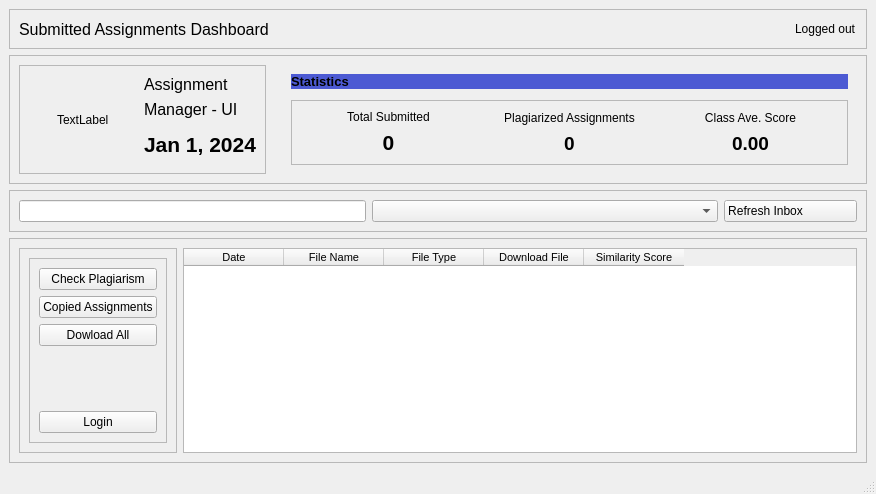
<?xml version="1.0" encoding="UTF-8"?>
<ui version="4.0">
 <class>Dashboard</class>
 <widget class="QMainWindow" name="Dashboard">
  <property name="geometry">
   <rect>
    <x>0</x>
    <y>0</y>
    <width>876</width>
    <height>494</height>
   </rect>
  </property>
  <property name="maximumSize">
   <size>
    <width>16777215</width>
    <height>16777215</height>
   </size>
  </property>
  <property name="windowTitle">
   <string>Dashboard</string>
  </property>
  <widget class="QWidget" name="centralwidget">
   <layout class="QVBoxLayout" name="verticalLayout_11">
    <item>
     <widget class="QFrame" name="frame_4">
      <property name="sizePolicy">
       <sizepolicy hsizetype="MinimumExpanding" vsizetype="Preferred">
        <horstretch>0</horstretch>
        <verstretch>0</verstretch>
       </sizepolicy>
      </property>
      <property name="frameShape">
       <enum>QFrame::Shape::StyledPanel</enum>
      </property>
      <property name="frameShadow">
       <enum>QFrame::Shadow::Raised</enum>
      </property>
      <layout class="QHBoxLayout" name="horizontalLayout_6">
       <item>
        <widget class="QLabel" name="label_9">
         <property name="font">
          <font>
           <pointsize>12</pointsize>
          </font>
         </property>
         <property name="text">
          <string>Submitted Assignments Dashboard</string>
         </property>
        </widget>
       </item>
       <item>
        <spacer name="horizontalSpacer_4">
         <property name="orientation">
          <enum>Qt::Orientation::Horizontal</enum>
         </property>
         <property name="sizeHint" stdset="0">
          <size>
           <width>40</width>
           <height>20</height>
          </size>
         </property>
        </spacer>
       </item>
       <item>
        <widget class="QLabel" name="logged_in_as_Label">
         <property name="sizePolicy">
          <sizepolicy hsizetype="Preferred" vsizetype="Preferred">
           <horstretch>0</horstretch>
           <verstretch>0</verstretch>
          </sizepolicy>
         </property>
         <property name="text">
          <string>Logged out</string>
         </property>
        </widget>
       </item>
      </layout>
     </widget>
    </item>
    <item>
     <widget class="QFrame" name="frame_2">
      <property name="frameShape">
       <enum>QFrame::Shape::StyledPanel</enum>
      </property>
      <property name="frameShadow">
       <enum>QFrame::Shadow::Raised</enum>
      </property>
      <layout class="QHBoxLayout" name="horizontalLayout_3" stretch="3,0,7">
       <item>
        <widget class="QFrame" name="frame_3">
         <property name="frameShape">
          <enum>QFrame::Shape::StyledPanel</enum>
         </property>
         <property name="frameShadow">
          <enum>QFrame::Shadow::Raised</enum>
         </property>
         <layout class="QHBoxLayout" name="horizontalLayout_2">
          <item>
           <spacer name="horizontalSpacer_2">
            <property name="orientation">
             <enum>Qt::Orientation::Horizontal</enum>
            </property>
            <property name="sizeHint" stdset="0">
             <size>
              <width>40</width>
              <height>20</height>
             </size>
            </property>
           </spacer>
          </item>
          <item>
           <widget class="QLabel" name="App_logo">
            <property name="text">
             <string>TextLabel</string>
            </property>
           </widget>
          </item>
          <item>
           <spacer name="horizontalSpacer_3">
            <property name="orientation">
             <enum>Qt::Orientation::Horizontal</enum>
            </property>
            <property name="sizeHint" stdset="0">
             <size>
              <width>40</width>
              <height>20</height>
             </size>
            </property>
           </spacer>
          </item>
          <item>
           <layout class="QVBoxLayout" name="verticalLayout_7">
            <item>
             <layout class="QVBoxLayout" name="verticalLayout_6">
              <item>
               <widget class="QLabel" name="label_8">
                <property name="font">
                 <font>
                  <pointsize>12</pointsize>
                 </font>
                </property>
                <property name="text">
                 <string>Assignment</string>
                </property>
               </widget>
              </item>
              <item>
               <widget class="QLabel" name="label_10">
                <property name="font">
                 <font>
                  <pointsize>12</pointsize>
                 </font>
                </property>
                <property name="text">
                 <string>Manager - UI</string>
                </property>
               </widget>
              </item>
             </layout>
            </item>
            <item>
             <widget class="QLabel" name="date_label">
              <property name="font">
               <font>
                <pointsize>16</pointsize>
                <bold>true</bold>
               </font>
              </property>
              <property name="text">
               <string>Jan 1, 2024</string>
              </property>
             </widget>
            </item>
           </layout>
          </item>
         </layout>
        </widget>
       </item>
       <item>
        <spacer name="horizontalSpacer">
         <property name="orientation">
          <enum>Qt::Orientation::Horizontal</enum>
         </property>
         <property name="sizeType">
          <enum>QSizePolicy::Policy::Preferred</enum>
         </property>
         <property name="sizeHint" stdset="0">
          <size>
           <width>10</width>
           <height>10</height>
          </size>
         </property>
        </spacer>
       </item>
       <item>
        <widget class="QWidget" name="widget" native="true">
         <layout class="QVBoxLayout" name="verticalLayout_4">
          <item>
           <widget class="QLabel" name="label_7">
            <property name="maximumSize">
             <size>
              <width>16777215</width>
              <height>16777215</height>
             </size>
            </property>
            <property name="font">
             <font>
              <family>Segoe UI</family>
              <pointsize>10</pointsize>
              <italic>false</italic>
              <bold>true</bold>
             </font>
            </property>
            <property name="styleSheet">
             <string notr="true">font: 700 10pt &quot;Segoe UI&quot;;
background-color: rgb(76, 90, 211);</string>
            </property>
            <property name="text">
             <string>Statistics</string>
            </property>
           </widget>
          </item>
          <item>
           <spacer name="verticalSpacer">
            <property name="orientation">
             <enum>Qt::Orientation::Vertical</enum>
            </property>
            <property name="sizeType">
             <enum>QSizePolicy::Policy::Preferred</enum>
            </property>
            <property name="sizeHint" stdset="0">
             <size>
              <width>20</width>
              <height>5</height>
             </size>
            </property>
           </spacer>
          </item>
          <item>
           <widget class="QFrame" name="frame">
            <property name="maximumSize">
             <size>
              <width>16777215</width>
              <height>16777215</height>
             </size>
            </property>
            <property name="frameShape">
             <enum>QFrame::Shape::StyledPanel</enum>
            </property>
            <property name="frameShadow">
             <enum>QFrame::Shadow::Raised</enum>
            </property>
            <layout class="QVBoxLayout" name="verticalLayout_5">
             <item>
              <layout class="QHBoxLayout" name="horizontalLayout">
               <item>
                <layout class="QVBoxLayout" name="verticalLayout">
                 <item>
                  <widget class="QLabel" name="label">
                   <property name="text">
                    <string>Total Submitted</string>
                   </property>
                   <property name="alignment">
                    <set>Qt::AlignmentFlag::AlignCenter</set>
                   </property>
                  </widget>
                 </item>
                 <item>
                  <widget class="QLabel" name="total_submitted_assignments_label">
                   <property name="font">
                    <font>
                     <pointsize>16</pointsize>
                     <bold>true</bold>
                    </font>
                   </property>
                   <property name="text">
                    <string>0</string>
                   </property>
                   <property name="alignment">
                    <set>Qt::AlignmentFlag::AlignCenter</set>
                   </property>
                  </widget>
                 </item>
                </layout>
               </item>
               <item>
                <layout class="QVBoxLayout" name="verticalLayout_2">
                 <item>
                  <widget class="QLabel" name="label_2">
                   <property name="text">
                    <string>Plagiarized Assignments</string>
                   </property>
                   <property name="alignment">
                    <set>Qt::AlignmentFlag::AlignCenter</set>
                   </property>
                  </widget>
                 </item>
                 <item>
                  <widget class="QLabel" name="rejected_assignments_label">
                   <property name="font">
                    <font>
                     <pointsize>14</pointsize>
                     <bold>true</bold>
                    </font>
                   </property>
                   <property name="text">
                    <string>0</string>
                   </property>
                   <property name="alignment">
                    <set>Qt::AlignmentFlag::AlignCenter</set>
                   </property>
                  </widget>
                 </item>
                </layout>
               </item>
               <item>
                <layout class="QVBoxLayout" name="verticalLayout_3">
                 <item>
                  <widget class="QLabel" name="label_3">
                   <property name="text">
                    <string>Class Ave. Score</string>
                   </property>
                   <property name="alignment">
                    <set>Qt::AlignmentFlag::AlignCenter</set>
                   </property>
                  </widget>
                 </item>
                 <item>
                  <widget class="QLabel" name="class_average_label">
                   <property name="font">
                    <font>
                     <pointsize>14</pointsize>
                     <bold>true</bold>
                    </font>
                   </property>
                   <property name="text">
                    <string>0.00</string>
                   </property>
                   <property name="alignment">
                    <set>Qt::AlignmentFlag::AlignCenter</set>
                   </property>
                  </widget>
                 </item>
                </layout>
               </item>
              </layout>
             </item>
            </layout>
           </widget>
          </item>
         </layout>
        </widget>
       </item>
      </layout>
     </widget>
    </item>
    <item>
     <widget class="QFrame" name="frame_8">
      <property name="frameShape">
       <enum>QFrame::Shape::StyledPanel</enum>
      </property>
      <property name="frameShadow">
       <enum>QFrame::Shadow::Raised</enum>
      </property>
      <layout class="QHBoxLayout" name="horizontalLayout_5">
       <item>
        <widget class="QLineEdit" name="search_lineEdit">
         <property name="maxLength">
          <number>25000</number>
         </property>
        </widget>
       </item>
       <item>
        <widget class="QComboBox" name="folderComboBox">
         <property name="sizePolicy">
          <sizepolicy hsizetype="Expanding" vsizetype="Fixed">
           <horstretch>0</horstretch>
           <verstretch>0</verstretch>
          </sizepolicy>
         </property>
        </widget>
       </item>
       <item>
        <widget class="QPushButton" name="refresh_pushButton">
         <property name="text">
          <string>Refresh Inbox               </string>
         </property>
        </widget>
       </item>
      </layout>
     </widget>
    </item>
    <item>
     <widget class="QFrame" name="frame_6">
      <property name="frameShape">
       <enum>QFrame::Shape::StyledPanel</enum>
      </property>
      <property name="frameShadow">
       <enum>QFrame::Shadow::Raised</enum>
      </property>
      <layout class="QHBoxLayout" name="horizontalLayout_4" stretch="1,5">
       <item>
        <widget class="QFrame" name="frame_7">
         <property name="frameShape">
          <enum>QFrame::Shape::StyledPanel</enum>
         </property>
         <property name="frameShadow">
          <enum>QFrame::Shadow::Raised</enum>
         </property>
         <layout class="QVBoxLayout" name="verticalLayout_10">
          <item>
           <widget class="QFrame" name="frame_5">
            <property name="frameShape">
             <enum>QFrame::Shape::StyledPanel</enum>
            </property>
            <property name="frameShadow">
             <enum>QFrame::Shadow::Raised</enum>
            </property>
            <layout class="QVBoxLayout" name="verticalLayout_9">
             <item>
              <widget class="QPushButton" name="checkPlagiarism_pushButton">
               <property name="maximumSize">
                <size>
                 <width>416</width>
                 <height>16777215</height>
                </size>
               </property>
               <property name="text">
                <string>Check Plagiarism</string>
               </property>
              </widget>
             </item>
             <item>
              <widget class="QPushButton" name="deletedAssignments_pushButton">
               <property name="text">
                <string>Copied Assignments</string>
               </property>
              </widget>
             </item>
             <item>
              <widget class="QPushButton" name="downloadAll_pushButton">
               <property name="text">
                <string>Dowload All</string>
               </property>
              </widget>
             </item>
             <item>
              <spacer name="verticalSpacer_2">
               <property name="orientation">
                <enum>Qt::Orientation::Vertical</enum>
               </property>
               <property name="sizeHint" stdset="0">
                <size>
                 <width>20</width>
                 <height>40</height>
                </size>
               </property>
              </spacer>
             </item>
             <item>
              <widget class="QPushButton" name="login_pushButton">
               <property name="text">
                <string>Login</string>
               </property>
              </widget>
             </item>
            </layout>
           </widget>
          </item>
         </layout>
        </widget>
       </item>
       <item>
        <widget class="QTableWidget" name="assignments_tableWidget">
         <property name="font">
          <font>
           <pointsize>8</pointsize>
          </font>
         </property>
         <column>
          <property name="text">
           <string>Date</string>
          </property>
         </column>
         <column>
          <property name="text">
           <string>File Name</string>
          </property>
         </column>
         <column>
          <property name="text">
           <string>File Type</string>
          </property>
         </column>
         <column>
          <property name="text">
           <string>Download File</string>
          </property>
         </column>
         <column>
          <property name="text">
           <string>Similarity Score</string>
          </property>
         </column>
        </widget>
       </item>
      </layout>
     </widget>
    </item>
   </layout>
  </widget>
  <widget class="QStatusBar" name="statusbar"/>
 </widget>
 <resources/>
 <connections/>
</ui>
